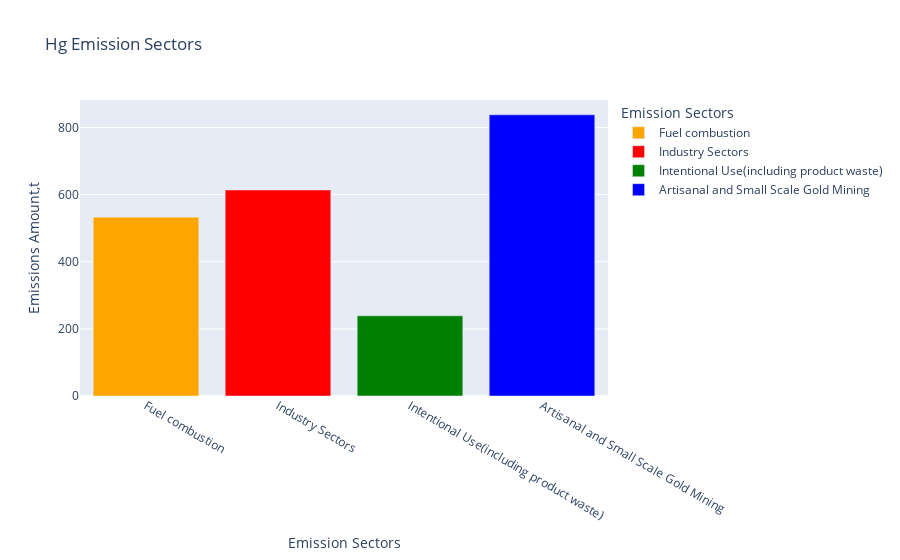

Here is the notebook cell this chart was saved with:
### Code cell
fig = px.bar(df_emission_sectors[:4], x="Emission Sectors", y="Emissions Amount,t", color="Emission Sectors",
             orientation="v", hover_name="Emissions Amount,t",
             color_discrete_sequence=[
                 "orange", "red", "green", "blue"],
             title="Hg Emission Sectors"
             )
 
fig.show()

### Figure 1 — Plotly figure (JSON) as saved in the notebook; plotly's stock layout.template omitted (floating-point values rounded to 4 significant figures)
{"data": [{"alignmentgroup": "True", "hovertemplate": "<b>%{hovertext}</b><br><br>Emission Sectors=%{x}<br>Emissions Amount,t=%{y}<extra></extra>", "hovertext": [533], "legendgroup": "Fuel combustion", "marker": {"color": "orange", "pattern": {"shape": ""}}, "name": "Fuel combustion", "offsetgroup": "Fuel combustion", "orientation": "v", "showlegend": true, "textposition": "auto", "type": "bar", "x": ["Fuel combustion"], "xaxis": "x", "y": [533], "yaxis": "y"}, {"alignmentgroup": "True", "hovertemplate": "<b>%{hovertext}</b><br><br>Emission Sectors=%{x}<br>Emissions Amount,t=%{y}<extra></extra>", "hovertext": [614], "legendgroup": "Industry Sectors", "marker": {"color": "red", "pattern": {"shape": ""}}, "name": "Industry Sectors", "offsetgroup": "Industry Sectors", "orientation": "v", "showlegend": true, "textposition": "auto", "type": "bar", "x": ["Industry Sectors"], "xaxis": "x", "y": [614], "yaxis": "y"}, {"alignmentgroup": "True", "hovertemplate": "<b>%{hovertext}</b><br><br>Emission Sectors=%{x}<br>Emissions Amount,t=%{y}<extra></extra>", "hovertext": [239], "legendgroup": "Intentional Use(including product waste)", "marker": {"color": "green", "pattern": {"shape": ""}}, "name": "Intentional Use(including product waste)", "offsetgroup": "Intentional Use(including product waste)", "orientation": "v", "showlegend": true, "textposition": "auto", "type": "bar", "x": ["Intentional Use(including product waste)"], "xaxis": "x", "y": [239], "yaxis": "y"}, {"alignmentgroup": "True", "hovertemplate": "<b>%{hovertext}</b><br><br>Emission Sectors=%{x}<br>Emissions Amount,t=%{y}<extra></extra>", "hovertext": [838], "legendgroup": "Artisanal and Small Scale Gold Mining", "marker": {"color": "blue", "pattern": {"shape": ""}}, "name": "Artisanal and Small Scale Gold Mining", "offsetgroup": "Artisanal and Small Scale Gold Mining", "orientation": "v", "showlegend": true, "textposition": "auto", "type": "bar", "x": ["Artisanal and Small Scale Gold Mining"], "xaxis": "x", "y": [838], "yaxis": "y"}], "layout": {"barmode": "relative", "legend": {"title": {"text": "Emission Sectors"}, "tracegroupgap": 0}, "title": {"text": "Hg Emission Sectors"}, "xaxis": {"anchor": "y", "categoryarray": ["Fuel combustion", "Industry Sectors", "Intentional Use(including product waste)", "Artisanal and Small Scale Gold Mining"], "categoryorder": "array", "domain": [0, 1], "title": {"text": "Emission Sectors"}}, "yaxis": {"anchor": "x", "domain": [0, 1], "title": {"text": "Emissions Amount,t"}}}}
